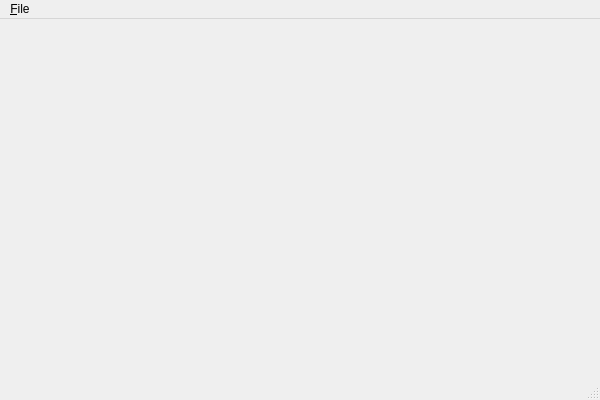
<?xml version="1.0" encoding="UTF-8"?>
<ui version="4.0">
 <class>MainWindow</class>
 <widget class="QMainWindow" name="MainWindow">
  <property name="enabled">
   <bool>true</bool>
  </property>
  <property name="geometry">
   <rect>
    <x>0</x>
    <y>0</y>
    <width>600</width>
    <height>400</height>
   </rect>
  </property>
  <property name="windowTitle">
   <string>MainWindow</string>
  </property>
  <widget class="QWidget" name="centralWidget"/>
  <widget class="QMenuBar" name="menuBar">
   <property name="enabled">
    <bool>true</bool>
   </property>
   <property name="geometry">
    <rect>
     <x>0</x>
     <y>0</y>
     <width>600</width>
     <height>22</height>
    </rect>
   </property>
   <widget class="QMenu" name="menu_File">
    <property name="title">
     <string>&amp;File</string>
    </property>
    <addaction name="actionOpen_file"/>
    <addaction name="action_Quit"/>
   </widget>
   <addaction name="menu_File"/>
  </widget>
  <widget class="QStatusBar" name="statusBar">
   <property name="enabled">
    <bool>true</bool>
   </property>
  </widget>
  <action name="action_Quit">
   <property name="text">
    <string>&amp;Exit</string>
   </property>
   <property name="shortcut">
    <string>Ctrl+Q</string>
   </property>
  </action>
  <action name="actionOpen_file">
   <property name="text">
    <string>&amp;Open file</string>
   </property>
   <property name="shortcut">
    <string>Ctrl+O</string>
   </property>
  </action>
 </widget>
 <layoutdefault spacing="6" margin="11"/>
 <resources/>
 <connections>
  <connection>
   <sender>action_Quit</sender>
   <signal>activated()</signal>
   <receiver>MainWindow</receiver>
   <slot>close()</slot>
   <hints>
    <hint type="sourcelabel">
     <x>-1</x>
     <y>-1</y>
    </hint>
    <hint type="destinationlabel">
     <x>299</x>
     <y>199</y>
    </hint>
   </hints>
  </connection>
  <connection>
   <sender>actionOpen_file</sender>
   <signal>activated()</signal>
   <receiver>MainWindow</receiver>
   <slot>OpenFile()</slot>
   <hints>
    <hint type="sourcelabel">
     <x>-1</x>
     <y>-1</y>
    </hint>
    <hint type="destinationlabel">
     <x>299</x>
     <y>199</y>
    </hint>
   </hints>
  </connection>
 </connections>
</ui>
